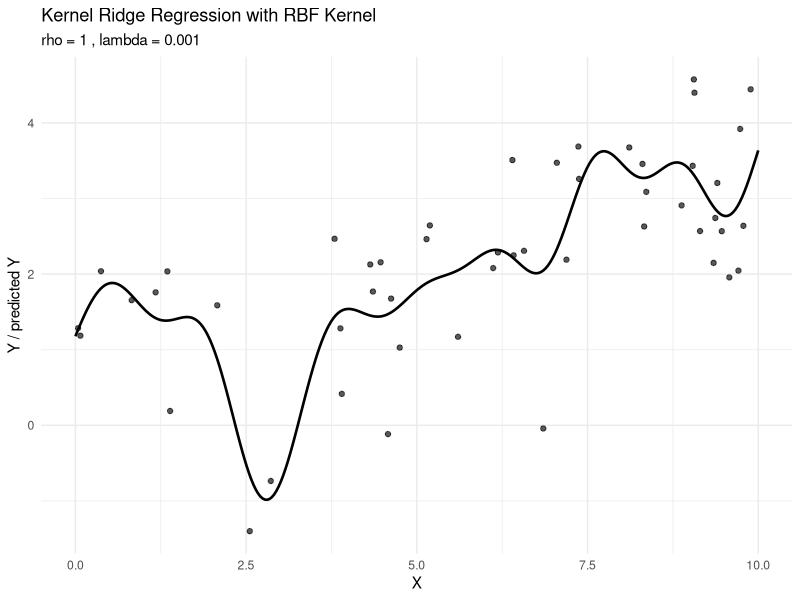
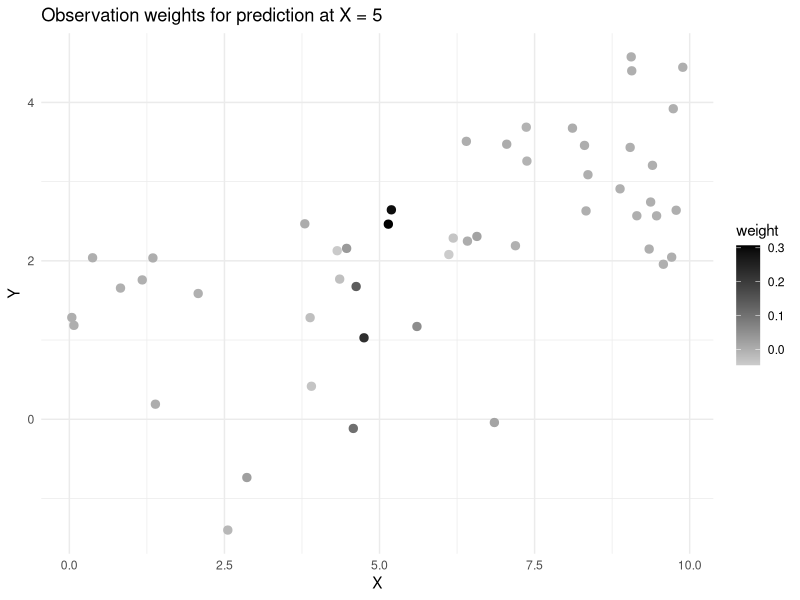
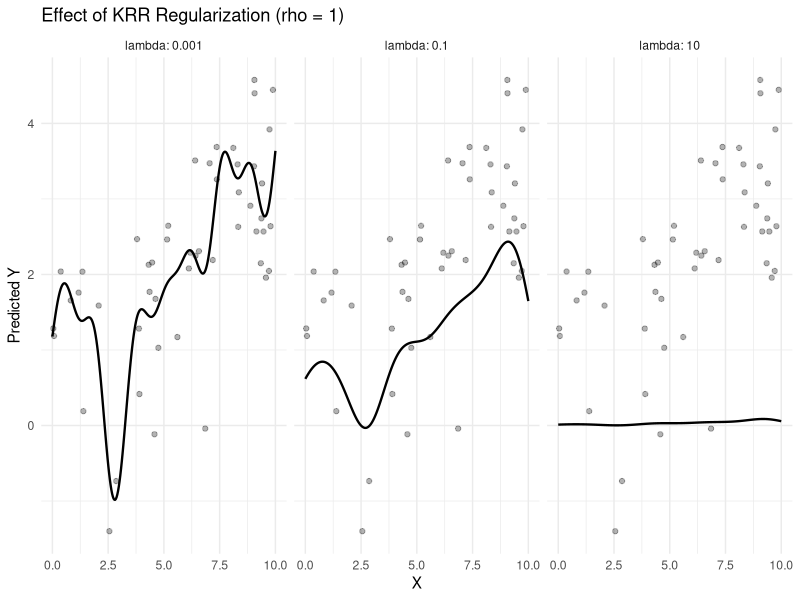
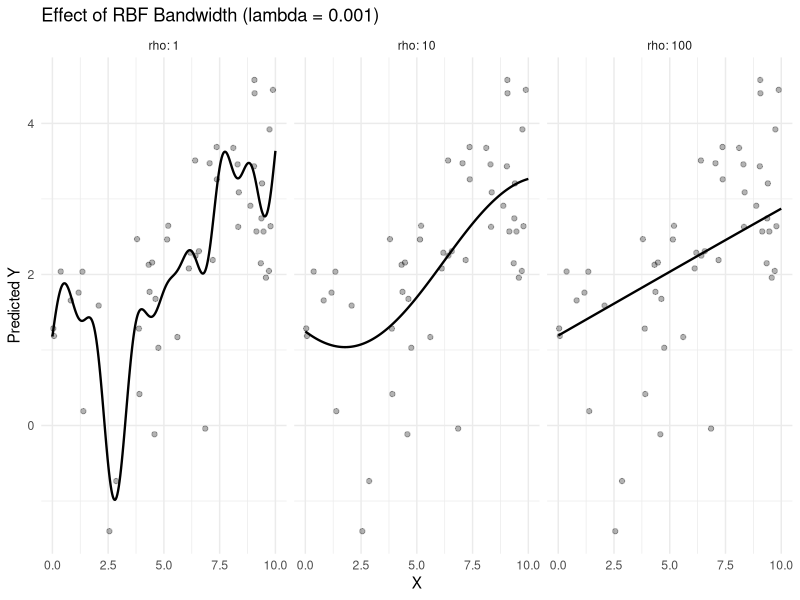
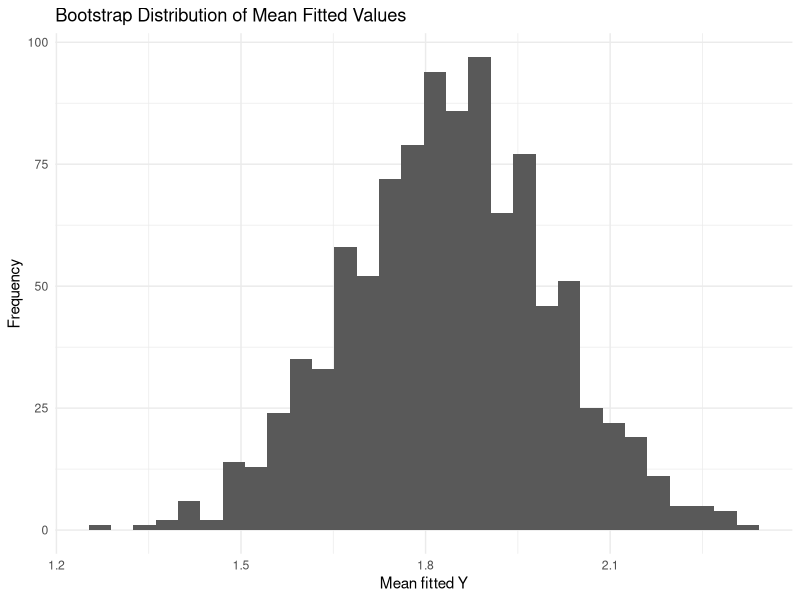

These charts were generated, in order, by the following R code:
library(ggplot2)

# Logistic function used for the simulation
expit <- function(x) 1 / (1 + exp(-x))

# RBF kernel: K(x, x') = exp(-||x-x'||^2 / rho^2)
rbf_kernel <- function(X1, X2 = X1, rho) {
  if (rho <= 0) stop("rho must be positive.")
  X1 <- as.matrix(X1)
  X2 <- as.matrix(X2)
  if (ncol(X1) != ncol(X2)) stop("X1 and X2 need the same number of columns.")
  
  # Squared Euclidean distances between rows of X1 and X2
  sq_dist <- outer(rowSums(X1^2), rowSums(X2^2), "+") -
    2 * X1 %*% t(X2)
  sq_dist <- pmax(sq_dist, 0)  # remove small negative rounding errors
  exp(-sq_dist / rho^2)
}

# Fit KRR and predict at X_new
# Uses the original exercise convention: K + n * lambda * I
KernelRidgeReg <- function(X, y, X_new, rho, lambda) {
  X <- as.matrix(X)
  X_new <- as.matrix(X_new)
  y <- matrix(y, ncol = 1)
  if (nrow(X) != nrow(y)) stop("X and y must have the same number of rows.")
  if (lambda <= 0) stop("lambda must be positive.")
  
  n <- nrow(X)
  K_XX <- rbf_kernel(X, X, rho)
  K_new_X <- rbf_kernel(X_new, X, rho)
  K_regularized <- K_XX + n * lambda * diag(n)
  
  # Solve linear system without explicitly calculating matrix inverse
  alpha <- solve(K_regularized, y)
  y_hat <- K_new_X %*% alpha
  weight <- t(solve(K_regularized, t(K_new_X)))
  list(y.hat = y_hat, weight = weight)
}

# Exploratory nonparametric bootstrap for the mean fitted value
# This is not a validated confidence interval for population E[Y].
KRR_Bootstrap <- function(df, rho, lambda, B = 1000, seed = 42) {
  set.seed(seed)
  n <- nrow(df)
  estimates <- numeric(B)
  for (b in seq_len(B)) {
    index <- sample(seq_len(n), size = n, replace = TRUE)
    df_b <- df[index, , drop = FALSE]
    fit <- KernelRidgeReg(matrix(df_b$X), df_b$Y,
                          matrix(df_b$X), rho, lambda)
    estimates[b] <- mean(fit$y.hat)
  }
  estimates
}

# 1. Simulate nonlinear data
set.seed(42)
n <- 50
X <- runif(n, 0, 10)
Y <- 1 + 2 * expit(2 * X - 10) + rnorm(n, 0, 1)
df <- data.frame(X = X, Y = Y)

# 2. Fit KRR and predict at the observed X > 5 and along a grid
rho <- 1
lambda <- 0.001
X_new <- matrix(X[X > 5], ncol = 1)
fit_subset <- KernelRidgeReg(matrix(X), Y, X_new, rho, lambda)
print(head(fit_subset$y.hat))

X_grid <- seq(0, 10, length.out = 300)
fit_grid <- KernelRidgeReg(matrix(X), Y, matrix(X_grid), rho, lambda)
plot_data <- data.frame(X = X_grid, prediction = as.numeric(fit_grid$y.hat))

p_fit <- ggplot(df, aes(X, Y)) +
  geom_point(alpha = 0.65) +
  geom_line(data = plot_data, aes(X, prediction), linewidth = 0.9) +
  labs(title = "Kernel Ridge Regression with RBF Kernel",
       subtitle = paste("rho =", rho, ", lambda =", lambda),
       x = "X", y = "Y / predicted Y") +
  theme_minimal()
print(p_fit)

# 3. Visualization of the weights for an illustrative prediction
# Each training observation contributes a kernel-based weight to the
# predicted response at the chosen test point.
test_x <- 5
fit_one <- KernelRidgeReg(matrix(X), Y, matrix(test_x, ncol = 1), rho, lambda)
weight_data <- data.frame(X = X, Y = Y,
                          weight = as.numeric(fit_one$weight))
p_weights <- ggplot(weight_data, aes(X, Y, color = weight)) +
  geom_point(size = 2.5) +
  scale_color_gradient(low = "grey80", high = "black") +
  labs(title = paste("Observation weights for prediction at X =", test_x)) +
  theme_minimal()
print(p_weights)

# 4. Compare regularization parameters (lambda)
lambda_values <- c(0.001, 0.1, 10)
lambda_results <- do.call(rbind, lapply(lambda_values, function(lam) {
  fit <- KernelRidgeReg(matrix(X), Y, matrix(X_grid), rho = 1, lambda = lam)
  data.frame(X = X_grid, prediction = as.numeric(fit$y.hat),
             lambda = factor(lam, levels = lambda_values))
}))
p_lambda <- ggplot(lambda_results, aes(X, prediction)) +
  geom_point(data = df, aes(X, Y), inherit.aes = FALSE, alpha = 0.3) +
  geom_line(linewidth = 0.8) +
  facet_wrap(~ lambda, labeller = label_both) +
  labs(title = "Effect of KRR Regularization (rho = 1)", y = "Predicted Y") +
  theme_minimal()
print(p_lambda)

# 5. Compare RBF bandwidth parameters (rho)
rho_values <- c(1, 10, 100)
rho_results <- do.call(rbind, lapply(rho_values, function(r) {
  fit <- KernelRidgeReg(matrix(X), Y, matrix(X_grid), rho = r, lambda = 0.001)
  data.frame(X = X_grid, prediction = as.numeric(fit$y.hat),
             rho = factor(r, levels = rho_values))
}))
p_rho <- ggplot(rho_results, aes(X, prediction)) +
  geom_point(data = df, aes(X, Y), inherit.aes = FALSE, alpha = 0.3) +
  geom_line(linewidth = 0.8) +
  facet_wrap(~ rho, labeller = label_both) +
  labs(title = "Effect of RBF Bandwidth (lambda = 0.001)", y = "Predicted Y") +
  theme_minimal()
print(p_rho)

# 6. Exploratory bootstrap of average fitted values
bootstrap_results <- KRR_Bootstrap(df, rho = 0.1, lambda = 0.01, B = 1000)
print(c(bootstrap_mean = mean(bootstrap_results),
        bootstrap_sd = sd(bootstrap_results)))
p_boot <- ggplot(data.frame(estimate = bootstrap_results), aes(estimate)) +
  geom_histogram(bins = 30) +
  labs(title = "Bootstrap Distribution of Mean Fitted Values",
       x = "Mean fitted Y", y = "Frequency") +
  theme_minimal()
print(p_boot)
